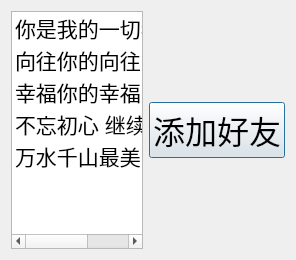
<?xml version="1.0" encoding="UTF-8"?>
<ui version="4.0">
 <class>Online</class>
 <widget class="QDialog" name="Online">
  <property name="geometry">
   <rect>
    <x>0</x>
    <y>0</y>
    <width>296</width>
    <height>260</height>
   </rect>
  </property>
  <property name="windowTitle">
   <string>Dialog</string>
  </property>
  <layout class="QVBoxLayout" name="verticalLayout_2">
   <item>
    <layout class="QHBoxLayout" name="horizontalLayout">
     <item>
      <widget class="QListWidget" name="online_lw">
       <property name="font">
        <font>
         <pointsize>16</pointsize>
        </font>
       </property>
       <item>
        <property name="text">
         <string>你是我的一切我的全部</string>
        </property>
       </item>
       <item>
        <property name="text">
         <string>向往你的向往</string>
        </property>
       </item>
       <item>
        <property name="text">
         <string>幸福你的幸福</string>
        </property>
       </item>
       <item>
        <property name="text">
         <string>不忘初心 继续前进</string>
        </property>
       </item>
       <item>
        <property name="text">
         <string>万水千山最美中国道路</string>
        </property>
       </item>
      </widget>
     </item>
     <item>
      <layout class="QVBoxLayout" name="verticalLayout">
       <item>
        <spacer name="verticalSpacer">
         <property name="orientation">
          <enum>Qt::Vertical</enum>
         </property>
         <property name="sizeHint" stdset="0">
          <size>
           <width>20</width>
           <height>40</height>
          </size>
         </property>
        </spacer>
       </item>
       <item>
        <widget class="QPushButton" name="addFriend_pd">
         <property name="font">
          <font>
           <pointsize>24</pointsize>
          </font>
         </property>
         <property name="text">
          <string>添加好友</string>
         </property>
        </widget>
       </item>
       <item>
        <spacer name="verticalSpacer_2">
         <property name="orientation">
          <enum>Qt::Vertical</enum>
         </property>
         <property name="sizeHint" stdset="0">
          <size>
           <width>20</width>
           <height>40</height>
          </size>
         </property>
        </spacer>
       </item>
      </layout>
     </item>
    </layout>
   </item>
  </layout>
 </widget>
 <resources/>
 <connections/>
</ui>
